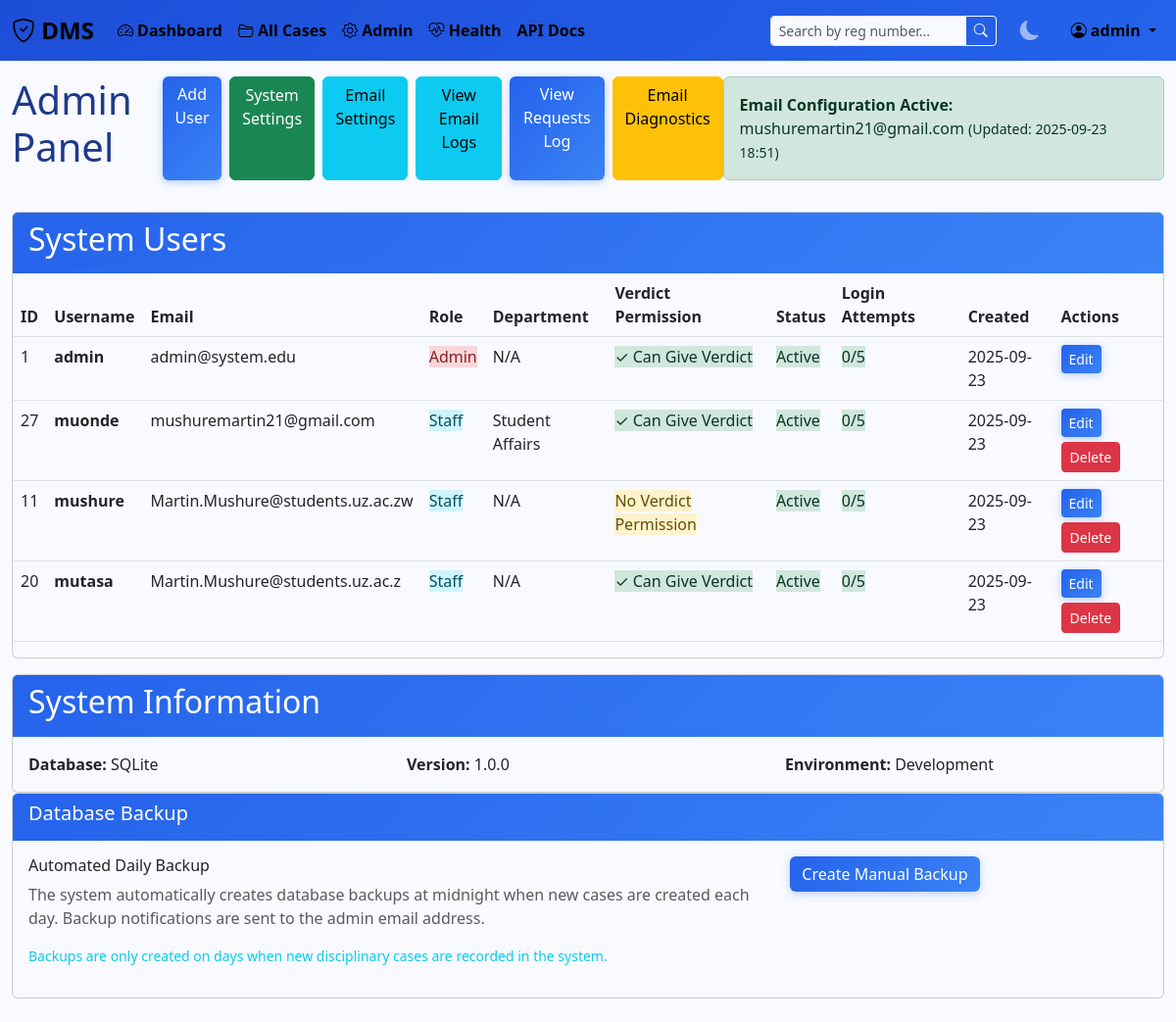
The page /admin (signed in) on the database its author committed.
### tables this page shows
CREATE TABLE users (
            id INTEGER PRIMARY KEY AUTOINCREMENT,
            username TEXT UNIQUE NOT NULL,
            email TEXT UNIQUE NOT NULL,
            password_hash TEXT NOT NULL,
            role TEXT NOT NULL DEFAULT 'student',
            created_at TIMESTAMP DEFAULT CURRENT_TIMESTAMP,
            is_active BOOLEAN DEFAULT 1
        , can_give_verdict BOOLEAN DEFAULT 0, department TEXT, failed_login_attempts INTEGER DEFAULT 0, locked_until TIMESTAMP NULL, temp_password_hash TEXT NULL, temp_password_expiry TIMESTAMP NULL);

CREATE TABLE email_settings (
            id INTEGER PRIMARY KEY AUTOINCREMENT,
            smtp_server TEXT NOT NULL DEFAULT 'smtp-mail.outlook.com',
            smtp_port INTEGER NOT NULL DEFAULT 587,
            email_address TEXT NOT NULL,
            email_password TEXT NOT NULL,
            sender_name TEXT DEFAULT 'Disciplinary Management System',
            is_active BOOLEAN DEFAULT 1,
            created_at TIMESTAMP DEFAULT CURRENT_TIMESTAMP,
            updated_at TIMESTAMP DEFAULT CURRENT_TIMESTAMP
        );

### app.py (the view)
@app.route('/admin')
@login_required
@require_role('admin')
def admin_panel():
    conn = get_db_connection()
    users = conn.execute('SELECT * FROM users ORDER BY username').fetchall()
    email_settings = conn.execute('SELECT * FROM email_settings WHERE is_active = 1 ORDER BY updated_at DESC LIMIT 1').fetchone()
    conn.close()
    return render_template('admin.html', users=users, email_settings=email_settings)

### app.py (called while the page is built)
def get_db_connection():
    conn = sqlite3.connect(DATABASE)
    conn.row_factory = sqlite3.Row
    conn.execute('PRAGMA foreign_keys = ON')
    return conn

def require_role(required_role):
    def decorator(f):
        @wraps(f)
        def decorated_function(*args, **kwargs):
            if not current_user.is_authenticated:
                return redirect(url_for('login'))
            if not current_user.has_permission(required_role):
                abort(403)
            return f(*args, **kwargs)
        return decorated_function
    return decorator

@login_manager.user_loader
def load_user(user_id):
    conn = get_db_connection()
    user = conn.execute('SELECT * FROM users WHERE id = ? AND is_active = 1', (user_id,)).fetchone()
    conn.close()
    if user:
        can_give_verdict = user['can_give_verdict'] if 'can_give_verdict' in user.keys() else False
        return User(user['id'], user['username'], user['email'], user['role'], can_give_verdict)
    return None

    def has_permission(self, required_role):
        role_hierarchy = {'staff': 1, 'admin': 2}
        return role_hierarchy.get(self.role, 0) >= role_hierarchy.get(required_role, 0)

### templates/admin.html (shortened to what this page needs)
{% extends "base.html" %}
{% block content %}
<div class="d-flex justify-between align-center mb-3">
    <h1 style="color: #1e3a8a;">Admin Panel</h1>
    <div class="d-flex gap-2 mb-3">
            <a href="{{ url_for('add_user') }}" class="btn btn-primary">Add User</a>
            <a href="{{ url_for('system_settings') }}" class="btn btn-success">System Settings</a>
            <a href="{{ url_for('email_settings') }}" class="btn btn-info">Email Settings</a>
            <a href="{{ url_for('email_logs') }}" class="btn btn-info">View Email Logs</a>
            <a href="{{ url_for('requests_log') }}" class="btn btn-primary">View Requests Log</a>
                        <a href="{{ url_for('email_diagnostics') }}" class="btn btn-warning">Email Diagnostics</a>
        </div>
        {% if email_settings %}
        <div class="alert alert-success">
            <strong>Email Configuration Active:</strong> {{ email_settings.email_address }}
            <small>(Updated: {{ email_settings.updated_at[:16] }})</small>
        </div>
        {% else %}
        <div class="alert alert-warning">
            <strong>Email Not Configured:</strong> <a href="{{ url_for('email_settings') }}">Configure email settings</a> to enable automatic notifications.
        </div>
        {% endif %}
</div>
<div class="card">
    <div class="card-header">
        <h2 class="card-title">System Users</h2>
    </div>
    {% if users %}
    <table class="table">
        <thead>
            <tr>
                <th>ID</th>
                <th>Username</th>
                <th>Email</th>
                <th>Role</th>
                <th>Department</th>
                <th>Verdict Permission</th>
                <th>Status</th>
                <th>Login Attempts</th>
                <th>Created</th>
                {% if current_user.role == 'admin' %}
                <th>Actions</th>
                {% endif %}
            </tr>
        </thead>
        <tbody>
            {% for user in users %}
            <tr>
                <td>{{ user.id }}</td>
                <td><strong>{{ user.username }}</strong></td>
                <td>{{ user.email }}</td>
                <td>
                    <span class="status-badge {% if user.role == 'admin' %}status-blacklisted{% elif user.role == 'staff' %}status-hearing{% else %}status-pending{% endif %}">
                        {{ user.role.title() }}
                    </span>
                </td>
                <td>{{ user.department or 'N/A' }}</td>
                <td>
                    {% if user.role == 'admin' or user.can_give_verdict %}
                        <span class="status-badge status-resolved">✓ Can Give Verdict</span>
                    {% else %}
                        <span class="status-badge status-pending">No Verdict Permission</span>
                    {% endif %}
                </td>
                <td>
                    {% if user.is_active %}
                        <span class="status-badge status-resolved">Active</span>
                    {% else %}
                        <span class="status-badge status-pending">Inactive</span>
                    {% endif %}
                </td>
                <td>
                    {% if user.failed_login_attempts and user.failed_login_attempts >= 5 %}
                        <span class="status-badge status-blacklisted">🔒 Locked ({{ user.failed_login_attempts }}/5)</span>
                    {% elif user.failed_login_attempts and user.failed_login_attempts > 0 %}
                        <span class="status-badge status-pending">{{ user.failed_login_attempts }}/5</span>
                    {% else %}
                        <span class="status-badge status-resolved">0/5</span>
                    {% endif %}
                </td>
                <td>{{ user.created_at[:10] if user.created_at else 'N/A' }}</td>
                {% if current_user.role == 'admin' %}
                <td>
                    <div style="display: flex; gap: 5px; flex-wrap: wrap;">
                        <a href="{{ url_for('edit_user', user_id=user.id) }}" class="btn btn-sm btn-primary">Edit</a>
                        {% if user.id != current_user.id %}
                        <form method="POST" action="{{ url_for('delete_user', user_id=user.id) }}" style="display: inline;">
                            <button type="submit" class="btn btn-sm btn-danger" onclick="return confirm('Are you sure you want to delete this user? This action cannot be undone.')">Delete</button>
                        </form>
                        {% endif %}
                    </div>
                </td>
                {% endif %}
            </tr>
            {% endfor %}
        </tbody>
    </table>
    {% else %}
    <div class="text-center" style="padding: 2rem; color: #6b7280;">
        <p>No users found.</p>
        <a href="{{ url_for('add_user') }}" class="btn btn-primary mt-2">Add First User</a>
    </div>
    {% endif %}
</div>
<div class="card mt-3">
    <div class="card-header">
        <h2 class="card-title">System Information</h2>
    </div>
    <div class="card-body">
        <div style="display: grid; grid-template-columns: repeat(auto-fit, minmax(200px, 1fr)); gap: 1rem;">
            <div>
                <strong>Database:</strong> SQLite
            </div>
            <div>
                <strong>Version:</strong> 1.0.0
            </div>
            <div>
                <strong>Environment:</strong> Development
            </div>
        </div>
    </div>
</div>
    <div class="row mb-4">
        <div class="col-md-12">
            <div class="card">
                <div class="card-header">
                    <h5>Database Backup</h5>
                </div>
                <div class="card-body">
                    <div class="row">
                        <div class="col-md-8">
                            <h6>Automated Daily Backup</h6>
                            <p class="text-muted">The system automatically creates database backups at midnight when new cases are created each day. Backup notifications are sent to the admin email address.</p>
                            <p class="small text-info">
                                Backups are only created on days when new disciplinary cases are recorded in the system.
                            </p>
                        </div>
                        <div class="col-md-4 text-right">
                            <form method="POST" action="{{ url_for('manual_backup') }}" style="display: inline;">
                                <button type="submit" class="btn btn-primary">
                                     Create Manual Backup
                                </button>
                            </form>
                        </div>
                    </div>
                </div>
            </div>
        </div>
    </div>
{% endblock %}

### templates/base.html (shortened to what this page needs)
<!DOCTYPE html>
<html lang="en" data-bs-theme="light">
<head>
    <link href="https://cdn.jsdelivr.net/npm/bootstrap@5.3.0/dist/css/bootstrap.min.css" rel="stylesheet">
    <link href="https://cdn.jsdelivr.net/npm/bootstrap-icons@1.10.0/font/bootstrap-icons.css" rel="stylesheet">
</head>
<body>
    {% if current_user.is_authenticated %}
    <nav class="navbar navbar-expand-lg navbar-dark bg-dark">
        <div class="container-fluid">
            <a class="navbar-brand" href="{{ url_for('dashboard') }}">
                <i class="bi bi-shield-check"></i> DMS
            </a>
            <div class="collapse navbar-collapse" id="navbarNav">
                <ul class="navbar-nav me-auto">
                    <li class="nav-item">
                        <a class="nav-link" href="{{ url_for('dashboard') }}">
                            <i class="bi bi-speedometer2"></i> Dashboard
                        </a>
                    </li>
                    {% if current_user.has_permission('staff') %}
                    <li class="nav-item">
                        <a class="nav-link" href="{{ url_for('cases') }}">
                            <i class="bi bi-folder2-open"></i> All Cases
                        </a>
                    </li>
                    {% endif %}
                    {% if current_user.role == 'admin' %}
                    <li class="nav-item">
                        <a class="nav-link" href="{{ url_for('admin_panel') }}">
                            <i class="bi bi-gear"></i> Admin
                        </a>
                    </li>
                    <li class="nav-item">
                        <a class="nav-link" href="{{ url_for('health_dashboard') }}">
                            <i class="bi bi-heart-pulse"></i> Health
                        </a>
                    </li>
                    <li class="nav-item">
                        <a class="nav-link" href="{{ url_for('api_documentation') }}">API Docs</a>
                    </li>
                    {% endif %}
                </ul>
                <div class="search-container me-3">
                    <div class="input-group input-group-sm">
                        <input type="text" class="form-control" id="searchInput" placeholder="Search by reg number..." style="width: 200px;">
                        <button class="btn btn-outline-light" type="button" id="searchBtn">
                            <i class="bi bi-search"></i>
                        </button>
                    </div>
                </div>
                <button class="theme-toggle me-3" id="themeToggle" title="Toggle theme">
                    <i class="bi bi-sun-fill" id="themeIcon"></i>
                </button>
                <div class="navbar-nav">
                    <div class="nav-item dropdown">
                        <a class="nav-link dropdown-toggle" href="#" role="button" data-bs-toggle="dropdown">
                            <i class="bi bi-person-circle"></i> {{ current_user.username }}
                        </a>
                    </div>
                </div>
            </div>
        </div>
    </nav>
    {% endif %}
    <div class="container-fluid mt-3">
        {% block content %}{% endblock %}
    </div>
</body>
</html>

### templates/base.html (style rules this page uses)
:root { --bs-body-bg: #f8faff; --navbar-brand-color: #2563eb; --primary-blue: #2563eb; --primary-blue-light: #3b82f6; --primary-blue-dark: #1d4ed8; --accent-blue: #1e40af; --blue-gradient-start: #2563eb; --blue-gradient-end: #3b82f6; }
.status-pending { background: #fff3cd !important; color: #664d03 !important; }
.status-hearing { background: #cff4fc !important; color: #055160 !important; }
.status-blacklisted { background: #f8d7da !important; color: #842029 !important; }
.status-resolved { background: #d1e7dd !important; color: #0a3622 !important; }
.navbar-brand { font-weight: bold; font-size: 1.5rem; color: black !important; text-shadow: 0 1px 2px rgba(0,0,0,0.1); }
.navbar-nav .nav-link { font-weight: bold !important; color: black !important; }
.navbar-dark { background: linear-gradient(135deg, var(--primary-blue-dark), var(--primary-blue)) !important; }
.nav-link { transition: all 0.3s ease; }
.search-container { position: relative; }
.theme-toggle { background: none; border: none; color: var(--bs-navbar-color); font-size: 1.25rem; padding: 0.25rem 0.5rem; border-radius: 0.25rem; transition: all 0.15s ease-in-out; }
.btn-primary { background: linear-gradient(135deg, var(--primary-blue), var(--primary-blue-light)); border: none; box-shadow: 0 2px 8px rgba(37, 99, 235, 0.3); transition: all 0.3s ease; }
.card-header { background: linear-gradient(135deg, var(--primary-blue), var(--primary-blue-light)); color: white; border: none; }
a { color: var(--primary-blue); }

### rows shown on the page
users: username "admin", id "1", email "admin@system.edu", role "Admin", department "N/A", shows "✓ Can Give Verdict", is_active "Active", failed_login_attempts "0/5", created_at "2025-09-23"
email_settings: email_address "mushuremartin21@gmail.com", updated_at "2025-09-23 18:51"
users: id "27", username "muonde", email "mushuremartin21@gmail.com", role "Staff", department "Student Affairs", can_give_verdict "✓ Can Give Verdict", is_active "Active", failed_login_attempts "0/5", created_at "2025-09-23"
users: id "11", username "mushure", email "Martin.Mushure@students.uz.ac.zw", role "Staff", department "N/A", can_give_verdict "No Verdict Permission", is_active "Active", failed_login_attempts "0/5", created_at "2025-09-23"
users: id "20", username "mutasa", email "Martin.Mushure@students.uz.ac.z", role "Staff", department "N/A", can_give_verdict "✓ Can Give Verdict", is_active "Active", failed_login_attempts "0/5", created_at "2025-09-23"
